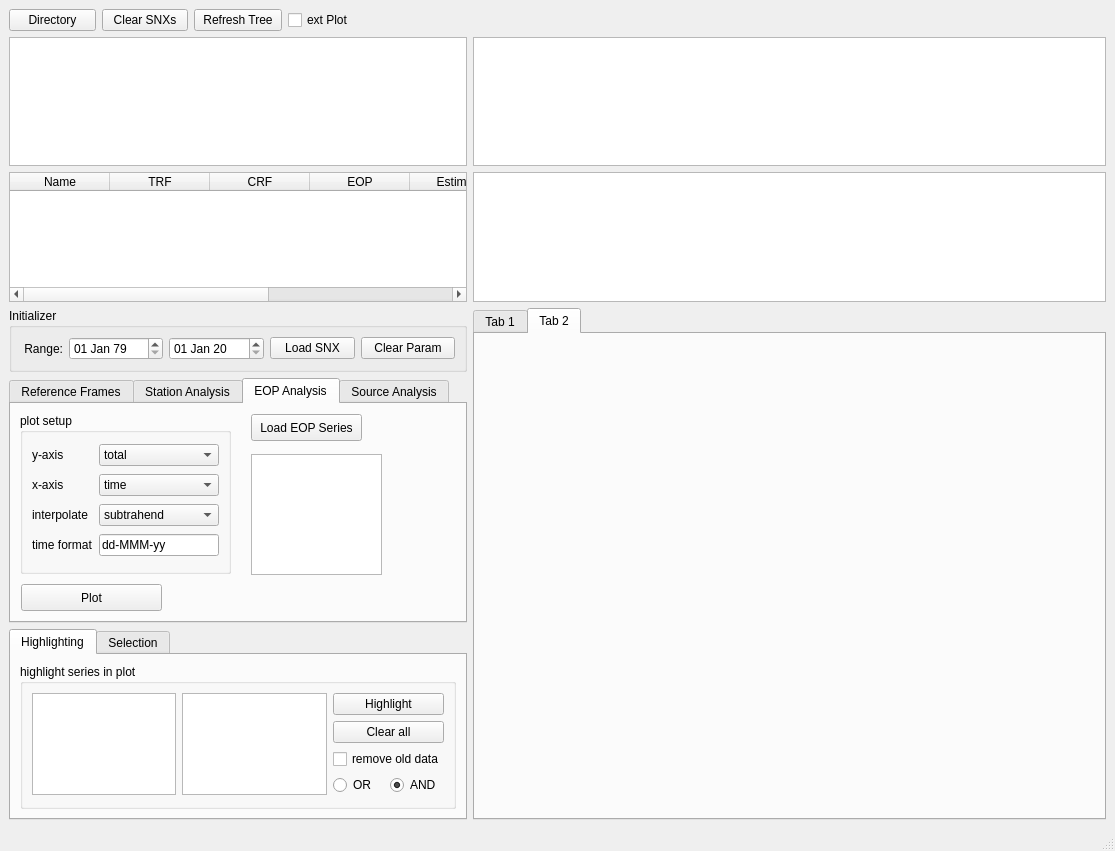
<?xml version="1.0" encoding="UTF-8"?>
<ui version="4.0">
 <class>Analyzer</class>
 <widget class="QMainWindow" name="Analyzer">
  <property name="geometry">
   <rect>
    <x>0</x>
    <y>0</y>
    <width>1115</width>
    <height>851</height>
   </rect>
  </property>
  <property name="windowTitle">
   <string>MainWindow</string>
  </property>
  <widget class="QWidget" name="centralwidget">
   <layout class="QGridLayout" name="gridLayout_12">
    <item row="0" column="0">
     <widget class="QPushButton" name="directory_pushbutton">
      <property name="minimumSize">
       <size>
        <width>0</width>
        <height>0</height>
       </size>
      </property>
      <property name="maximumSize">
       <size>
        <width>16777215</width>
        <height>16777215</height>
       </size>
      </property>
      <property name="text">
       <string>Directory</string>
      </property>
     </widget>
    </item>
    <item row="0" column="1">
     <widget class="QPushButton" name="clear_pushbutton">
      <property name="maximumSize">
       <size>
        <width>16777215</width>
        <height>16777215</height>
       </size>
      </property>
      <property name="text">
       <string>Clear SNXs</string>
      </property>
     </widget>
    </item>
    <item row="0" column="2">
     <widget class="QPushButton" name="refresh_pushbutton">
      <property name="text">
       <string>Refresh Tree</string>
      </property>
     </widget>
    </item>
    <item row="0" column="3">
     <widget class="QCheckBox" name="extern_checkbox">
      <property name="text">
       <string>ext Plot</string>
      </property>
     </widget>
    </item>
    <item row="0" column="4" colspan="2">
     <widget class="QWidget" name="progressbar_widget" native="true"/>
    </item>
    <item row="1" column="0" colspan="5">
     <widget class="QTreeView" name="folder_treeview">
      <property name="sizePolicy">
       <sizepolicy hsizetype="Preferred" vsizetype="Preferred">
        <horstretch>0</horstretch>
        <verstretch>0</verstretch>
       </sizepolicy>
      </property>
      <property name="minimumSize">
       <size>
        <width>0</width>
        <height>0</height>
       </size>
      </property>
      <property name="maximumSize">
       <size>
        <width>16777215</width>
        <height>16777215</height>
       </size>
      </property>
     </widget>
    </item>
    <item row="1" column="5" colspan="2">
     <widget class="QTextBrowser" name="info_textbrowser">
      <property name="minimumSize">
       <size>
        <width>0</width>
        <height>0</height>
       </size>
      </property>
      <property name="maximumSize">
       <size>
        <width>16777215</width>
        <height>16777215</height>
       </size>
      </property>
     </widget>
    </item>
    <item row="2" column="0" colspan="5">
     <widget class="QTableWidget" name="session_tablewidget">
      <property name="sizePolicy">
       <sizepolicy hsizetype="Preferred" vsizetype="Preferred">
        <horstretch>0</horstretch>
        <verstretch>0</verstretch>
       </sizepolicy>
      </property>
      <property name="minimumSize">
       <size>
        <width>0</width>
        <height>0</height>
       </size>
      </property>
      <property name="maximumSize">
       <size>
        <width>16777215</width>
        <height>16777215</height>
       </size>
      </property>
      <column>
       <property name="text">
        <string>Name</string>
       </property>
      </column>
      <column>
       <property name="text">
        <string>TRF</string>
       </property>
      </column>
      <column>
       <property name="text">
        <string>CRF</string>
       </property>
      </column>
      <column>
       <property name="text">
        <string>EOP</string>
       </property>
      </column>
      <column>
       <property name="text">
        <string>Estimate</string>
       </property>
      </column>
      <column>
       <property name="text">
        <string>Apriori</string>
       </property>
      </column>
      <column>
       <property name="text">
        <string>SNX</string>
       </property>
      </column>
     </widget>
    </item>
    <item row="2" column="5" colspan="2">
     <widget class="QTableWidget" name="param_tablewidget">
      <property name="sizePolicy">
       <sizepolicy hsizetype="Expanding" vsizetype="Expanding">
        <horstretch>0</horstretch>
        <verstretch>0</verstretch>
       </sizepolicy>
      </property>
      <property name="minimumSize">
       <size>
        <width>0</width>
        <height>0</height>
       </size>
      </property>
      <property name="maximumSize">
       <size>
        <width>16777215</width>
        <height>16777215</height>
       </size>
      </property>
     </widget>
    </item>
    <item row="3" column="0" colspan="5">
     <widget class="QGroupBox" name="groupBox">
      <property name="minimumSize">
       <size>
        <width>0</width>
        <height>0</height>
       </size>
      </property>
      <property name="maximumSize">
       <size>
        <width>566</width>
        <height>16777215</height>
       </size>
      </property>
      <property name="title">
       <string>Initializer</string>
      </property>
      <layout class="QGridLayout" name="gridLayout_3">
       <item row="0" column="0">
        <widget class="QLabel" name="label_2">
         <property name="maximumSize">
          <size>
           <width>42</width>
           <height>16777215</height>
          </size>
         </property>
         <property name="text">
          <string>Range:</string>
         </property>
         <property name="alignment">
          <set>Qt::AlignRight|Qt::AlignTrailing|Qt::AlignVCenter</set>
         </property>
        </widget>
       </item>
       <item row="0" column="1">
        <widget class="QDateEdit" name="start_dateedit">
         <property name="minimumSize">
          <size>
           <width>83</width>
           <height>0</height>
          </size>
         </property>
         <property name="maximumSize">
          <size>
           <width>95</width>
           <height>16777215</height>
          </size>
         </property>
         <property name="dateTime">
          <datetime>
           <hour>0</hour>
           <minute>0</minute>
           <second>0</second>
           <year>2079</year>
           <month>1</month>
           <day>1</day>
          </datetime>
         </property>
         <property name="maximumDateTime">
          <datetime>
           <hour>23</hour>
           <minute>59</minute>
           <second>59</second>
           <year>7950</year>
           <month>12</month>
           <day>31</day>
          </datetime>
         </property>
         <property name="minimumDateTime">
          <datetime>
           <hour>0</hour>
           <minute>0</minute>
           <second>0</second>
           <year>1779</year>
           <month>1</month>
           <day>1</day>
          </datetime>
         </property>
         <property name="displayFormat">
          <string>dd MMM yy</string>
         </property>
        </widget>
       </item>
       <item row="0" column="2">
        <widget class="QDateEdit" name="end_dateedit">
         <property name="minimumSize">
          <size>
           <width>82</width>
           <height>0</height>
          </size>
         </property>
         <property name="maximumSize">
          <size>
           <width>95</width>
           <height>16777215</height>
          </size>
         </property>
         <property name="dateTime">
          <datetime>
           <hour>0</hour>
           <minute>0</minute>
           <second>0</second>
           <year>2020</year>
           <month>1</month>
           <day>1</day>
          </datetime>
         </property>
         <property name="maximumDate">
          <date>
           <year>7950</year>
           <month>12</month>
           <day>31</day>
          </date>
         </property>
         <property name="minimumDate">
          <date>
           <year>1779</year>
           <month>1</month>
           <day>1</day>
          </date>
         </property>
         <property name="displayFormat">
          <string notr="true">dd MMM yy</string>
         </property>
        </widget>
       </item>
       <item row="0" column="4">
        <widget class="QPushButton" name="clear_param_pushbutton">
         <property name="maximumSize">
          <size>
           <width>111</width>
           <height>16777215</height>
          </size>
         </property>
         <property name="text">
          <string>Clear Param</string>
         </property>
        </widget>
       </item>
       <item row="0" column="3">
        <widget class="QPushButton" name="load_pushbutton">
         <property name="maximumSize">
          <size>
           <width>85</width>
           <height>16777215</height>
          </size>
         </property>
         <property name="text">
          <string>Load SNX</string>
         </property>
        </widget>
       </item>
      </layout>
     </widget>
    </item>
    <item row="3" column="5" rowspan="3" colspan="2">
     <widget class="QTabWidget" name="tabWidget">
      <property name="minimumSize">
       <size>
        <width>0</width>
        <height>0</height>
       </size>
      </property>
      <property name="currentIndex">
       <number>1</number>
      </property>
      <widget class="QWidget" name="tab">
       <attribute name="title">
        <string>Tab 1</string>
       </attribute>
       <layout class="QGridLayout" name="gridLayout_9">
        <item row="0" column="0">
         <widget class="Plot" name="widget" native="true">
          <property name="sizePolicy">
           <sizepolicy hsizetype="Expanding" vsizetype="Expanding">
            <horstretch>0</horstretch>
            <verstretch>0</verstretch>
           </sizepolicy>
          </property>
         </widget>
        </item>
       </layout>
      </widget>
      <widget class="QWidget" name="tab_2">
       <attribute name="title">
        <string>Tab 2</string>
       </attribute>
      </widget>
     </widget>
    </item>
    <item row="5" column="0" colspan="5">
     <widget class="QTabWidget" name="configuration_tabwidget">
      <property name="currentIndex">
       <number>0</number>
      </property>
      <widget class="QWidget" name="highligh_tab">
       <attribute name="title">
        <string>Highlighting</string>
       </attribute>
       <layout class="QGridLayout" name="gridLayout_6">
        <item row="0" column="0">
         <widget class="QGroupBox" name="highlight_groupbox">
          <property name="sizePolicy">
           <sizepolicy hsizetype="Preferred" vsizetype="Preferred">
            <horstretch>0</horstretch>
            <verstretch>0</verstretch>
           </sizepolicy>
          </property>
          <property name="maximumSize">
           <size>
            <width>448</width>
            <height>16777215</height>
           </size>
          </property>
          <property name="title">
           <string>highlight series in plot</string>
          </property>
          <layout class="QGridLayout" name="gridLayout_5">
           <item row="0" column="0" rowspan="4">
            <widget class="QListWidget" name="highlight_listwidget">
             <property name="sizePolicy">
              <sizepolicy hsizetype="Preferred" vsizetype="Preferred">
               <horstretch>0</horstretch>
               <verstretch>0</verstretch>
              </sizepolicy>
             </property>
            </widget>
           </item>
           <item row="0" column="1" rowspan="4">
            <widget class="QListWidget" name="highlight_site_listwidget">
             <property name="sizePolicy">
              <sizepolicy hsizetype="Preferred" vsizetype="Preferred">
               <horstretch>0</horstretch>
               <verstretch>0</verstretch>
              </sizepolicy>
             </property>
            </widget>
           </item>
           <item row="0" column="2" colspan="2">
            <widget class="QPushButton" name="highlight_pushbutton">
             <property name="maximumSize">
              <size>
               <width>16777215</width>
               <height>16777215</height>
              </size>
             </property>
             <property name="text">
              <string>Highlight</string>
             </property>
            </widget>
           </item>
           <item row="1" column="2" colspan="2">
            <widget class="QPushButton" name="highlight_clear_pushbutton">
             <property name="text">
              <string>Clear all</string>
             </property>
            </widget>
           </item>
           <item row="2" column="2" colspan="2">
            <widget class="QCheckBox" name="highlight_remove_checkbox">
             <property name="text">
              <string>remove old data</string>
             </property>
            </widget>
           </item>
           <item row="3" column="2">
            <widget class="QRadioButton" name="or_site_radiobutton">
             <property name="text">
              <string>OR</string>
             </property>
            </widget>
           </item>
           <item row="3" column="3">
            <widget class="QRadioButton" name="and_site_radiobutton">
             <property name="text">
              <string>AND </string>
             </property>
             <property name="checked">
              <bool>true</bool>
             </property>
            </widget>
           </item>
          </layout>
         </widget>
        </item>
       </layout>
      </widget>
      <widget class="QWidget" name="selection_tab">
       <attribute name="title">
        <string>Selection</string>
       </attribute>
       <layout class="QGridLayout" name="gridLayout_7">
        <item row="0" column="0">
         <widget class="QTableWidget" name="select_tablewidget">
          <property name="sizePolicy">
           <sizepolicy hsizetype="Preferred" vsizetype="Preferred">
            <horstretch>0</horstretch>
            <verstretch>0</verstretch>
           </sizepolicy>
          </property>
         </widget>
        </item>
       </layout>
      </widget>
     </widget>
    </item>
    <item row="0" column="6">
     <spacer name="horizontalSpacer_3">
      <property name="orientation">
       <enum>Qt::Horizontal</enum>
      </property>
      <property name="sizeHint" stdset="0">
       <size>
        <width>629</width>
        <height>20</height>
       </size>
      </property>
     </spacer>
    </item>
    <item row="4" column="0" colspan="5">
     <widget class="QTabWidget" name="analysis_tabwidget">
      <property name="sizePolicy">
       <sizepolicy hsizetype="Preferred" vsizetype="Preferred">
        <horstretch>0</horstretch>
        <verstretch>0</verstretch>
       </sizepolicy>
      </property>
      <property name="minimumSize">
       <size>
        <width>431</width>
        <height>245</height>
       </size>
      </property>
      <property name="maximumSize">
       <size>
        <width>16777215</width>
        <height>16777215</height>
       </size>
      </property>
      <property name="currentIndex">
       <number>2</number>
      </property>
      <widget class="QWidget" name="rf_tab">
       <attribute name="title">
        <string>Reference Frames</string>
       </attribute>
       <layout class="QGridLayout" name="gridLayout_13">
        <item row="0" column="0">
         <widget class="QGroupBox" name="analysis_groupbox">
          <property name="sizePolicy">
           <sizepolicy hsizetype="Minimum" vsizetype="Preferred">
            <horstretch>0</horstretch>
            <verstretch>0</verstretch>
           </sizepolicy>
          </property>
          <property name="maximumSize">
           <size>
            <width>131</width>
            <height>51</height>
           </size>
          </property>
          <property name="title">
           <string>Type</string>
          </property>
          <layout class="QGridLayout" name="gridLayout_2">
           <item row="0" column="0">
            <widget class="QRadioButton" name="trf_radiobutton">
             <property name="text">
              <string>TRF</string>
             </property>
             <property name="checked">
              <bool>true</bool>
             </property>
            </widget>
           </item>
           <item row="0" column="1">
            <widget class="QRadioButton" name="crf_radiobutton">
             <property name="text">
              <string>CRF</string>
             </property>
             <property name="checked">
              <bool>false</bool>
             </property>
            </widget>
           </item>
          </layout>
         </widget>
        </item>
        <item row="0" column="1" rowspan="2">
         <widget class="QGroupBox" name="refframe_groupbox">
          <property name="maximumSize">
           <size>
            <width>16777215</width>
            <height>16777215</height>
           </size>
          </property>
          <property name="title">
           <string>Reference Frame Plots</string>
          </property>
          <layout class="QGridLayout" name="gridLayout">
           <item row="0" column="0">
            <widget class="QRadioButton" name="natural_radiobutton">
             <property name="font">
              <font>
               <pointsize>8</pointsize>
              </font>
             </property>
             <property name="text">
              <string>Natural</string>
             </property>
             <property name="checked">
              <bool>true</bool>
             </property>
            </widget>
           </item>
           <item row="1" column="0" colspan="3">
            <widget class="QRadioButton" name="mollweide_radiobutton">
             <property name="font">
              <font>
               <pointsize>8</pointsize>
              </font>
             </property>
             <property name="text">
              <string>Mollweide</string>
             </property>
            </widget>
           </item>
           <item row="2" column="0" colspan="2">
            <widget class="QRadioButton" name="mercator_radiobutton">
             <property name="font">
              <font>
               <pointsize>8</pointsize>
              </font>
             </property>
             <property name="text">
              <string>Mercator</string>
             </property>
            </widget>
           </item>
           <item row="3" column="0">
            <widget class="QDoubleSpinBox" name="scale_arrows_spinbox">
             <property name="maximumSize">
              <size>
               <width>85</width>
               <height>25</height>
              </size>
             </property>
             <property name="decimals">
              <number>1</number>
             </property>
             <property name="minimum">
              <double>0.100000000000000</double>
             </property>
             <property name="maximum">
              <double>100.000000000000000</double>
             </property>
             <property name="singleStep">
              <double>10.000000000000000</double>
             </property>
             <property name="value">
              <double>1.000000000000000</double>
             </property>
            </widget>
           </item>
           <item row="3" column="1" colspan="3">
            <widget class="QLabel" name="label_5">
             <property name="text">
              <string>scale</string>
             </property>
            </widget>
           </item>
           <item row="4" column="0" colspan="2">
            <widget class="QDoubleSpinBox" name="ref_arrow_spinbox">
             <property name="decimals">
              <number>1</number>
             </property>
             <property name="minimum">
              <double>0.100000000000000</double>
             </property>
             <property name="maximum">
              <double>10000.000000000000000</double>
             </property>
             <property name="singleStep">
              <double>100.000000000000000</double>
             </property>
             <property name="value">
              <double>1000.000000000000000</double>
             </property>
            </widget>
           </item>
           <item row="4" column="2" colspan="2">
            <widget class="QLabel" name="ref_arrow_label">
             <property name="text">
              <string>[microas]</string>
             </property>
            </widget>
           </item>
           <item row="5" column="0" colspan="3">
            <widget class="QPushButton" name="plot_ref_pushbutton">
             <property name="text">
              <string>Plot</string>
             </property>
            </widget>
           </item>
           <item row="5" column="3">
            <widget class="QCheckBox" name="residuals_checkbox">
             <property name="text">
              <string>resids</string>
             </property>
            </widget>
           </item>
          </layout>
         </widget>
        </item>
        <item row="1" column="0">
         <widget class="QGroupBox" name="transformation_groupbox">
          <property name="enabled">
           <bool>true</bool>
          </property>
          <property name="maximumSize">
           <size>
            <width>217</width>
            <height>141</height>
           </size>
          </property>
          <property name="title">
           <string>Transformation</string>
          </property>
          <layout class="QGridLayout" name="gridLayout_4">
           <item row="0" column="0">
            <widget class="QCheckBox" name="tx_checkbox">
             <property name="text">
              <string>tx</string>
             </property>
             <property name="checked">
              <bool>true</bool>
             </property>
            </widget>
           </item>
           <item row="0" column="1" colspan="2">
            <widget class="QCheckBox" name="rx_checkbox">
             <property name="text">
              <string>rx</string>
             </property>
             <property name="checked">
              <bool>true</bool>
             </property>
            </widget>
           </item>
           <item row="0" column="3">
            <widget class="QCheckBox" name="s_checkbox">
             <property name="text">
              <string>s</string>
             </property>
             <property name="checked">
              <bool>true</bool>
             </property>
            </widget>
           </item>
           <item row="1" column="0">
            <widget class="QCheckBox" name="ty_checkbox">
             <property name="text">
              <string>ty</string>
             </property>
             <property name="checked">
              <bool>true</bool>
             </property>
            </widget>
           </item>
           <item row="1" column="1" colspan="2">
            <widget class="QCheckBox" name="ry_checkbox">
             <property name="text">
              <string>ry</string>
             </property>
             <property name="checked">
              <bool>true</bool>
             </property>
            </widget>
           </item>
           <item row="1" column="3">
            <widget class="QPushButton" name="transform_pushbutton">
             <property name="text">
              <string>Transform</string>
             </property>
            </widget>
           </item>
           <item row="2" column="0">
            <widget class="QCheckBox" name="tz_checkbox">
             <property name="text">
              <string>tz</string>
             </property>
             <property name="checked">
              <bool>true</bool>
             </property>
            </widget>
           </item>
           <item row="2" column="1" colspan="2">
            <widget class="QCheckBox" name="rz_checkbox">
             <property name="text">
              <string>rz</string>
             </property>
             <property name="checked">
              <bool>true</bool>
             </property>
            </widget>
           </item>
           <item row="3" column="0" colspan="2">
            <widget class="QCheckBox" name="def_only_checkbox">
             <property name="text">
              <string>def only</string>
             </property>
             <property name="checked">
              <bool>true</bool>
             </property>
            </widget>
           </item>
           <item row="3" column="2" colspan="2">
            <widget class="QCheckBox" name="except_sh_checkbox">
             <property name="text">
              <string>except sh</string>
             </property>
            </widget>
           </item>
           <item row="2" column="3">
            <widget class="QDoubleSpinBox" name="arrow_width_spinbox">
             <property name="sizePolicy">
              <sizepolicy hsizetype="Minimum" vsizetype="Minimum">
               <horstretch>0</horstretch>
               <verstretch>0</verstretch>
              </sizepolicy>
             </property>
             <property name="decimals">
              <number>1</number>
             </property>
             <property name="minimum">
              <double>1.000000000000000</double>
             </property>
             <property name="maximum">
              <double>20.000000000000000</double>
             </property>
            </widget>
           </item>
          </layout>
         </widget>
        </item>
       </layout>
      </widget>
      <widget class="QWidget" name="sta_tab">
       <attribute name="title">
        <string>Station Analysis</string>
       </attribute>
       <layout class="QGridLayout" name="gridLayout_8">
        <item row="0" column="0" colspan="3">
         <widget class="QCheckBox" name="sta_timeseries_checkbox">
          <property name="text">
           <string>Time Series:</string>
          </property>
          <property name="checked">
           <bool>true</bool>
          </property>
         </widget>
        </item>
        <item row="1" column="0">
         <spacer name="horizontalSpacer">
          <property name="orientation">
           <enum>Qt::Horizontal</enum>
          </property>
          <property name="sizeHint" stdset="0">
           <size>
            <width>29</width>
            <height>20</height>
           </size>
          </property>
         </spacer>
        </item>
        <item row="1" column="1" colspan="2">
         <widget class="QDoubleSpinBox" name="maxest_spinbox">
          <property name="maximumSize">
           <size>
            <width>85</width>
            <height>25</height>
           </size>
          </property>
          <property name="decimals">
           <number>0</number>
          </property>
          <property name="minimum">
           <double>0.000000000000000</double>
          </property>
          <property name="maximum">
           <double>1000000000.000000000000000</double>
          </property>
          <property name="singleStep">
           <double>1.000000000000000</double>
          </property>
          <property name="value">
           <double>50.000000000000000</double>
          </property>
         </widget>
        </item>
        <item row="1" column="3">
         <widget class="QLabel" name="label_6">
          <property name="text">
           <string>Max Estimation [mm]</string>
          </property>
         </widget>
        </item>
        <item row="1" column="4">
         <spacer name="horizontalSpacer_2">
          <property name="orientation">
           <enum>Qt::Horizontal</enum>
          </property>
          <property name="sizeHint" stdset="0">
           <size>
            <width>141</width>
            <height>20</height>
           </size>
          </property>
         </spacer>
        </item>
        <item row="2" column="0" colspan="4">
         <widget class="QCheckBox" name="sta_baselines_checkbox">
          <property name="text">
           <string>Baseline Repeatabilities: </string>
          </property>
          <property name="checkable">
           <bool>true</bool>
          </property>
          <property name="checked">
           <bool>false</bool>
          </property>
         </widget>
        </item>
        <item row="3" column="1">
         <widget class="QSpinBox" name="blreps_spinbox">
          <property name="minimum">
           <number>30</number>
          </property>
          <property name="maximum">
           <number>5000</number>
          </property>
         </widget>
        </item>
        <item row="3" column="2" colspan="2">
         <widget class="QLabel" name="label_7">
          <property name="text">
           <string>Min Baseline No</string>
          </property>
         </widget>
        </item>
        <item row="4" column="0" colspan="4">
         <widget class="QCheckBox" name="sta_helmert_checkbox">
          <property name="text">
           <string>Helmert Parameter:</string>
          </property>
          <property name="checked">
           <bool>false</bool>
          </property>
         </widget>
        </item>
        <item row="5" column="1" colspan="4">
         <layout class="QGridLayout" name="gridLayout_11">
          <item row="0" column="0">
           <widget class="QCheckBox" name="tx_sta_checkbox">
            <property name="text">
             <string>tx</string>
            </property>
            <property name="checked">
             <bool>true</bool>
            </property>
           </widget>
          </item>
          <item row="0" column="1">
           <widget class="QCheckBox" name="ty_sta_checkbox">
            <property name="text">
             <string>ty</string>
            </property>
            <property name="checked">
             <bool>true</bool>
            </property>
           </widget>
          </item>
          <item row="0" column="2">
           <widget class="QCheckBox" name="tz_sta_checkbox">
            <property name="text">
             <string>tz</string>
            </property>
            <property name="checked">
             <bool>true</bool>
            </property>
           </widget>
          </item>
          <item row="0" column="3">
           <widget class="QCheckBox" name="rx_sta_checkbox">
            <property name="text">
             <string>rx</string>
            </property>
            <property name="checked">
             <bool>false</bool>
            </property>
           </widget>
          </item>
          <item row="0" column="4">
           <widget class="QCheckBox" name="ry_sta_checkbox">
            <property name="text">
             <string>ry</string>
            </property>
            <property name="checked">
             <bool>false</bool>
            </property>
           </widget>
          </item>
          <item row="0" column="5">
           <widget class="QCheckBox" name="rz_sta_checkbox">
            <property name="text">
             <string>rz</string>
            </property>
            <property name="checked">
             <bool>false</bool>
            </property>
           </widget>
          </item>
          <item row="0" column="6">
           <widget class="QCheckBox" name="s_sta_checkbox">
            <property name="text">
             <string>s</string>
            </property>
            <property name="checked">
             <bool>true</bool>
            </property>
           </widget>
          </item>
         </layout>
        </item>
        <item row="6" column="0" colspan="3">
         <widget class="QPushButton" name="plot_sta_pushbutton">
          <property name="text">
           <string>Plot</string>
          </property>
         </widget>
        </item>
       </layout>
      </widget>
      <widget class="QWidget" name="eop_tab">
       <attribute name="title">
        <string>EOP Analysis</string>
       </attribute>
       <widget class="QListWidget" name="eops_listwidget">
        <property name="geometry">
         <rect>
          <x>240</x>
          <y>50</y>
          <width>131</width>
          <height>121</height>
         </rect>
        </property>
        <property name="sizePolicy">
         <sizepolicy hsizetype="Preferred" vsizetype="Preferred">
          <horstretch>0</horstretch>
          <verstretch>0</verstretch>
         </sizepolicy>
        </property>
       </widget>
       <widget class="QPushButton" name="c04_pushbutton">
        <property name="geometry">
         <rect>
          <x>240</x>
          <y>10</y>
          <width>111</width>
          <height>27</height>
         </rect>
        </property>
        <property name="text">
         <string>Load EOP Series</string>
        </property>
       </widget>
       <widget class="QGroupBox" name="groupBox_5">
        <property name="geometry">
         <rect>
          <x>9</x>
          <y>9</y>
          <width>211</width>
          <height>161</height>
         </rect>
        </property>
        <property name="title">
         <string>plot setup</string>
        </property>
        <layout class="QGridLayout" name="gridLayout_10">
         <item row="0" column="1">
          <widget class="QComboBox" name="yaxis_combobox">
           <item>
            <property name="text">
             <string>total</string>
            </property>
           </item>
           <item>
            <property name="text">
             <string>differences</string>
            </property>
           </item>
           <item>
            <property name="text">
             <string>standard diviation</string>
            </property>
           </item>
          </widget>
         </item>
         <item row="1" column="1">
          <widget class="QComboBox" name="xaxis_combobox">
           <item>
            <property name="text">
             <string>time</string>
            </property>
           </item>
           <item>
            <property name="text">
             <string>num of stations</string>
            </property>
           </item>
           <item>
            <property name="text">
             <string>network volume</string>
            </property>
           </item>
          </widget>
         </item>
         <item row="3" column="1">
          <widget class="QLineEdit" name="timeformat_lineedit">
           <property name="text">
            <string>dd-MMM-yy</string>
           </property>
          </widget>
         </item>
         <item row="2" column="1">
          <widget class="QComboBox" name="interpolateComboBox">
           <item>
            <property name="text">
             <string>subtrahend</string>
            </property>
           </item>
           <item>
            <property name="text">
             <string>minuend</string>
            </property>
           </item>
          </widget>
         </item>
         <item row="0" column="0">
          <widget class="QLabel" name="label">
           <property name="text">
            <string>y-axis</string>
           </property>
          </widget>
         </item>
         <item row="1" column="0">
          <widget class="QLabel" name="label_3">
           <property name="text">
            <string>x-axis</string>
           </property>
          </widget>
         </item>
         <item row="2" column="0">
          <widget class="QLabel" name="label_4">
           <property name="text">
            <string>interpolate</string>
           </property>
          </widget>
         </item>
         <item row="3" column="0">
          <widget class="QLabel" name="label_8">
           <property name="text">
            <string>time format</string>
           </property>
          </widget>
         </item>
        </layout>
       </widget>
       <widget class="QPushButton" name="plot_eop_pushbutton">
        <property name="geometry">
         <rect>
          <x>10</x>
          <y>180</y>
          <width>141</width>
          <height>27</height>
         </rect>
        </property>
        <property name="text">
         <string>Plot</string>
        </property>
       </widget>
      </widget>
      <widget class="QWidget" name="src_tab">
       <attribute name="title">
        <string>Source Analysis</string>
       </attribute>
      </widget>
     </widget>
    </item>
   </layout>
  </widget>
  <widget class="QMenuBar" name="menubar">
   <property name="geometry">
    <rect>
     <x>0</x>
     <y>0</y>
     <width>1115</width>
     <height>21</height>
    </rect>
   </property>
  </widget>
  <widget class="QStatusBar" name="statusbar"/>
 </widget>
 <customwidgets>
  <customwidget>
   <class>Plot</class>
   <extends>QWidget</extends>
   <header>plot.h</header>
   <container>1</container>
  </customwidget>
 </customwidgets>
 <resources/>
 <connections/>
</ui>
